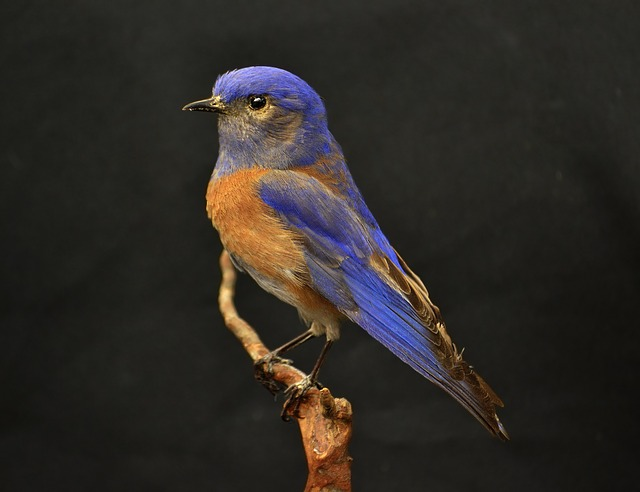
%> input picture exercise1/Assignment2/bird.jpg, 640 x 492 px
$ octave assignment2.m   (GNU Octave 9; MATLAB toolbox functions it lacks are replaced by stand-ins)
%> lines starting %> are read from the running program, lines starting %| are printed output that depends on the picture; in (x1, y1, x2, y2) boxes, pixels count from 0 and x2, y2 are one past the last pixel; in counts of white or black regions, pixels touching at a corner belong together; the program's own positions count from 1
### exercise1/Assignment3/myhist.m
function [ H, bins ] = myhist(I , nbins) % H, bins are outputs and I,nbins are inputs
I = reshape(I, 1, numel(I) ); % reshape image in 1D vector 1xI_len
H = zeros(1, nbins) ; % initialize the histogram
max_val_in = 255 ; % highest input value
min_val_in = 0 ; % lowest input value
max_val_out = nbins; % highest cell index
min_val_out = 1 ; % lowest cell index
% Compute bin numbers for all pixels
f = (max_val_out - min_val_out) / (max_val_in - min_val_in); % Compute the scaling factor
idx = floor(double(I) * f) + min_val_out; % Calculate indices for all pixels, rounding them down
idx(idx > nbins) = nbins; % Truncate the outliers
for i = 1 : length(I) % Now iterate the image and increase appropriate histogram cell for each ←-
% pixel
H(idx(i)) = H(idx(i)) + 1;
end
% Normalize the histogram (sum of cell values equals 1)
H = H / sum(H) ;
% Compute reference values for all cells in the histogram
bins = ( (1 : nbins) - min_val_out) ./ f;
end

### exercise1/Assignment2/assignment2.m
A = rgb2gray(imread('bird.jpg'));
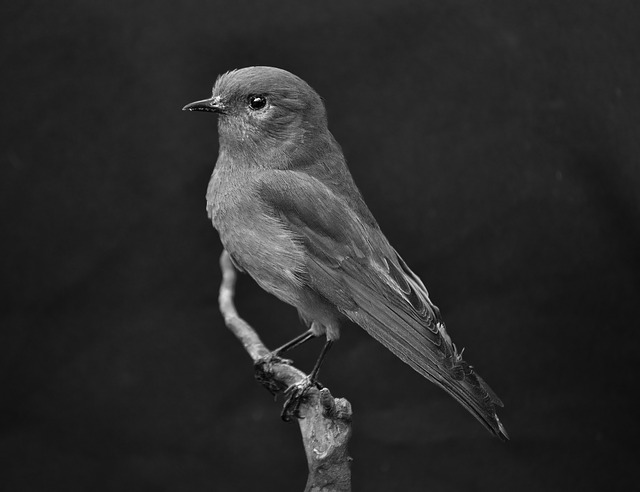
%> A: size 492x640 uint8; min 0, max 254, mean 42.8
M = A > 51; % all elements with value > 150 are changed to 1, others are changed to 0
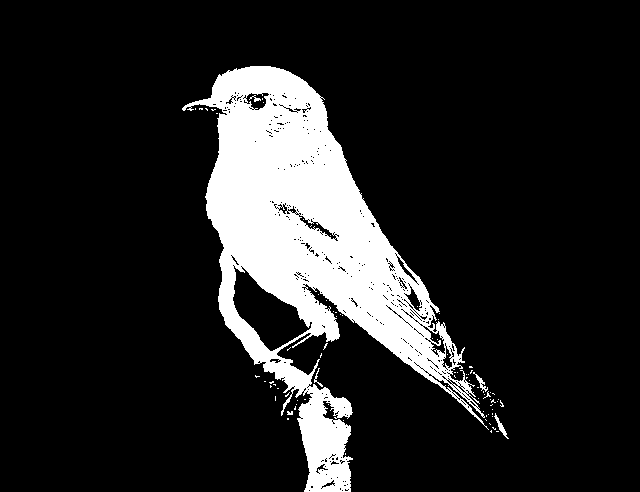
%> M: size 492x640 logical; 14.4% white; 81 white regions (75 under 20 px), largest, box (x1, y1, x2, y2) and area: (182, 66, 489, 492) 44843, (494, 413, 509, 439) 90, (473, 372, 488, 392) 75, (314, 368, 323, 387) 39, (249, 95, 261, 102) 31, (287, 411, 293, 415) 20

[H, bins]= myhist(A, 255);
%> after the loop in myhist, `for i = 1 : length(I)`: H = 255 values, max 18270 at index 31, min 0 at index 237, mean 1234.8
%> in myhist, `H = H / sum(H) ;`: H = 255 values, max 0.058 at index 31, min 0 at index 237, mean 0.00392
%> bins = 255 values from 0 to 255

figure;
subplot(2,2,1);
imagesc(A);
% figure;

subplot(2,2,2);
imagesc(M);

subplot(2,2,3);
imagesc(H);

subplot(2,2,4);
bar(H);
colormap gray;
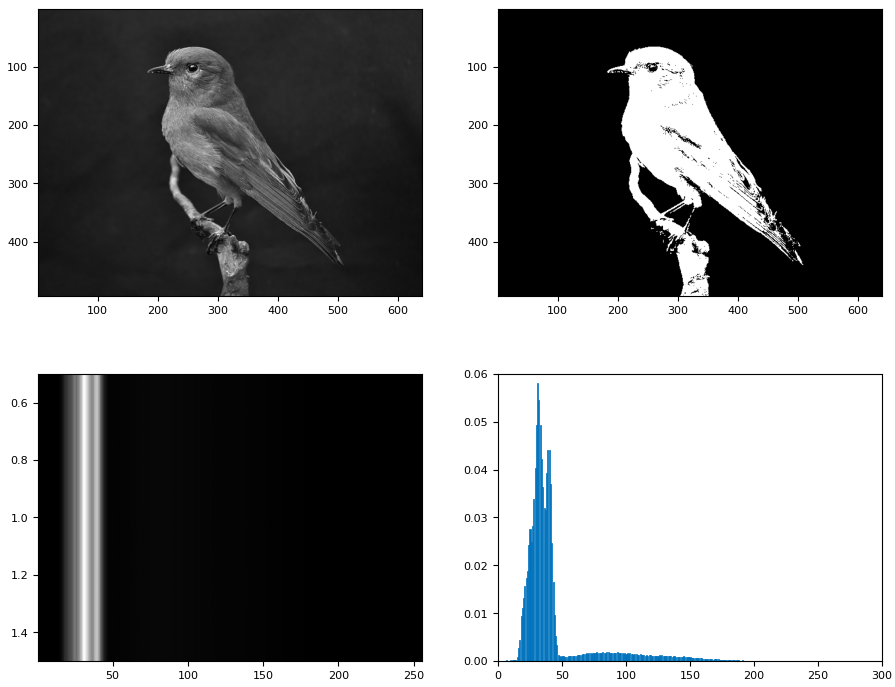
%> figure redrawn from the program's plot data, 4 panels
